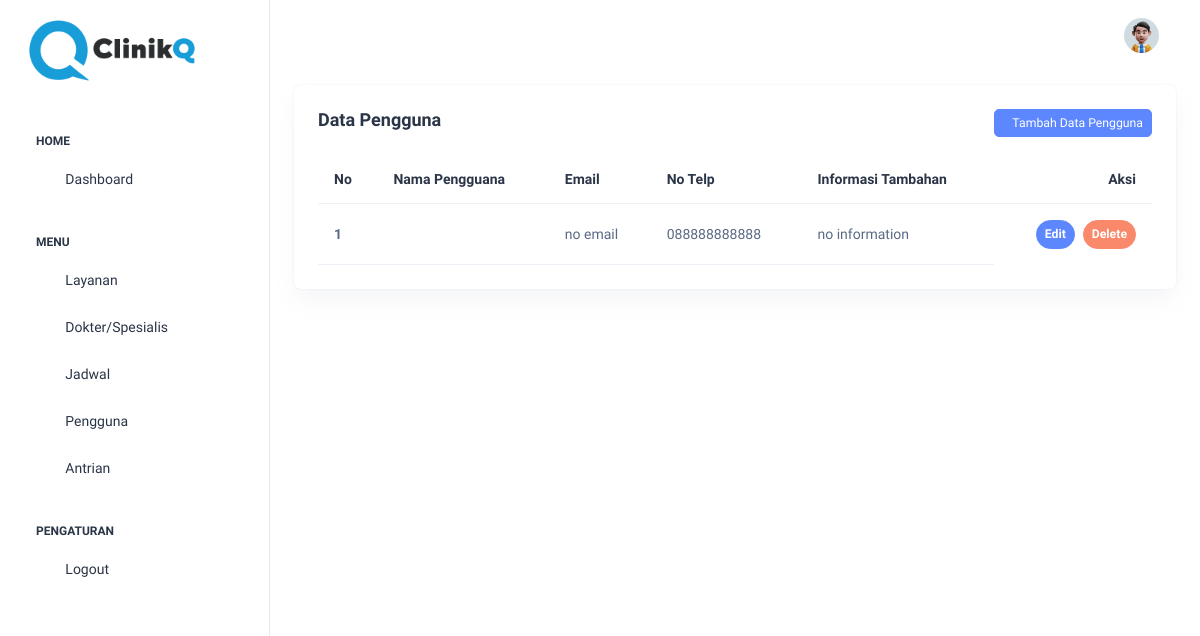
The app's page /index.php/pengguna, older data.
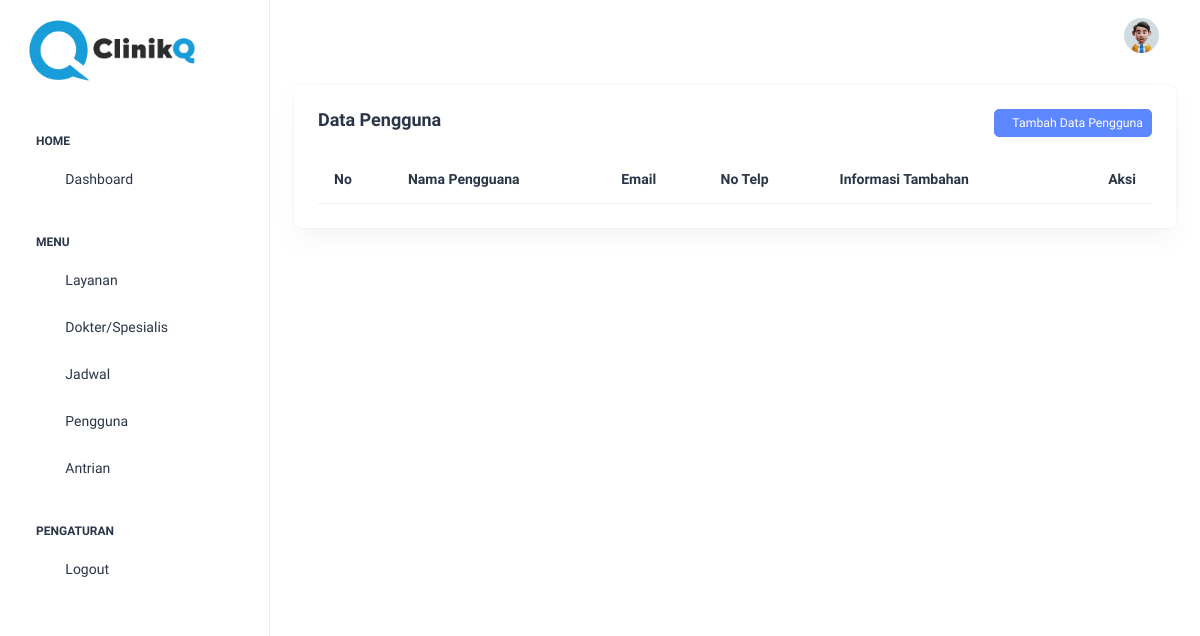
The same page, newer data.
### tables this page shows
CREATE TABLE `pengguna` (
  `id_pengguna` int(11) NOT NULL,
  `nama_pengguna` varchar(50) NOT NULL,
  `email` varchar(30) NOT NULL,
  `no_telp` varchar(15) NOT NULL,
  `informasi` text NOT NULL
);

### application/controllers/pengguna.php (called while the page is built, shortened)
<?php
class Pengguna extends CI_Controller
{
    public function index()
    {
        $data['pengguna'] = $this->m_pengguna->tampilkan_data()->result();
        $this->load->view('templates/header');
        $this->load->view('templates/sidebar');
        $this->load->view('templates/topbar');
        $this->load->view('pengguna/pengguna_data', $data);
        $this->load->view('templates/footer');
    }
}

### index.php (called while the page is built, shortened)
<?php
require_once BASEPATH . 'core/CodeIgniter.php';

### application/models/m_pengguna.php (called while the page is built, shortened)
<?php
class M_pengguna extends CI_Model
{
    function tampilkan_data()
    {
        return $this->db->get('pengguna');
    }
}

### application/views/pengguna/pengguna_data.php (the view, shortened to what this page needs)
<div class="col-lg-12 d-flex align-items-stretch">
    <div class="card w-100">
        <div class="card-body p-4">
            <h5 class="card-title fw-semibold mb-4">Data Pengguna <a href="<?= base_url('pengguna/tambah') ?>"
                    class="btn btn-primary btn-sm float-end"><i class="ti ti-plus"></i>Tambah Data
                    Pengguna</a></h5>
            <div class="table-responsive">
                <table class="table text-nowrap mb-0 align-middle">
                    <thead class="text-dark fs-4">
                        <tr>
                            <th>
                                <h6 class="fw-semibold mb-0">No</h6>
                            </th>
                            <th>
                                <h6 class="fw-semibold mb-0">Nama Pengguana</h6>
                            </th>
                            <th>
                                <h6 class="fw-semibold mb-0">Email</h6>
                            </th>
                            <th>
                                <h6 class="fw-semibold mb-0">No Telp</h6>
                            </th>
                            <th>
                                <h6 class="fw-semibold mb-0">Informasi Tambahan</h6>
                            </th>
                            <th>
                                <h6 class="fw-semibold mb-0 float-end">Aksi</h6>
                            </th>
                        </tr>
                    </thead>
                    <tbody>
                        <?php
                        $no = 1;
                        foreach ($pengguna as $p): ?>
                            <tr>
                                <th scope="row">
                                    <?= $no++ ?>
                                </th>
                                <td>
                                </td>
                                <td>
                                    <?= $p->email ?>
                                </td>
                                <td>
                                    <?= $p->no_hp ?>
                                </td>
                                <td>
                                    <?= $p->informasi ?>
                                </td>
                                <td class="border-bottom-0 float-end">
                                    <div class="d-flex align-items-center gap-2">
                                        <a href="<?= base_url('pengguna/edit/') . $p->id_pengguna ?>"
                                            class="btn btn-primary btn-sm rounded-5 fw-semibold">Edit</a>
                                        <a href="<?= base_url('pengguna/hapus/') . $p->id_pengguna ?>"
                                            class="btn btn-danger btn-sm rounded-5 fw-semibold">Delete</a>
                                    </div>
                                </td>
                            </tr>
                        <?php endforeach; ?>
                    </tbody>
                </table>
            </div>
        </div>
    </div>
</div>
</div>

Row changes from the older to the newer data that the page shows:
removed pengguna: email "no email", no_hp "088888888888", informasi "no information"
